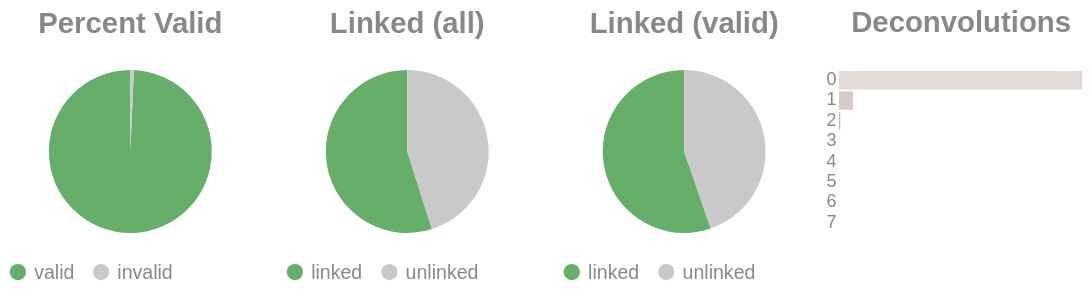

Notebook code for this chart:
### Code cell
if SKIPLR:
    pass
else:
    clash = Counter()
    for i in valids['molecule'].to_list():
        _mol = i.split("-")
        if len(_mol) == 1:
            clash.update('0')
        else:
            clash.update(_mol[-1])

    _d = {"deconvolutions": [], 'count': []}
    for k,v in clash.items():
        _d['deconvolutions'].append(k)
        _d['count'].append(v)

    tot_valid = valids['reads'].sum()
    mask = valids['reads'] >= 2
    n_linked_reads = valids.filter(mask)['reads'].sum()
    if n_linked_reads == 0:
        print_html("No linked molecules (>=2 reads) were detected; skipping linked-only distributions.")
        SKIPLR = True
    else:
        perc_valid = round(tot_valid / n_reads, 4)
        linked_perc_abs = round(n_linked_reads / n_reads, 4)
        linked_perc = round(n_linked_reads / tot_valid, 4)

    _valid = pl.DataFrame({"valids": ['valid', 'invalid'], "count": [tot_valid, n_reads - tot_valid]})
    _linked_abs = pl.DataFrame({"linked (absolute)": ['linked', 'unlinked'], "count": [n_linked_reads, n_reads - n_linked_reads]})
    _linked_rel = pl.DataFrame({"linked (valids)": ['linked', 'unlinked'], "count": [n_linked_reads, tot_valid - n_linked_reads]})

    (
        alt.hconcat(
            piechart(_valid, goodval = 'valid', title = "Percent Valid"),
            piechart(_linked_abs, goodval = "linked", title =  "Linked (all)"),
            piechart(_linked_rel, goodval = "linked", title =  "Linked (valid)"),
            convolutionbar(pl.DataFrame(_d), title = "Deconvolutions"),
            center = True,
            bounds = 'flush'
        )
        .resolve_scale(color='independent')
        .resolve_legend('independent')
        .properties(usermeta={'embedOptions': {"actions": False}})
    ).display()

### Figure 1 — Vega-Lite specification as saved in the notebook (floating-point values rounded to 4 significant figures)
{"width": "container", "height": 400, "config": {"title": {"anchor": "start", "dy": -15, "fontSize": 18, "color": "#888888", "subtitleColor": "#888888", "subtitleFontSize": 14}, "arc": {"fill": "#0072B2"}, "axis": {"domainColor": "#888888", "domainWidth": 0.5, "gridWidth": 0.2, "grid": false, "titleFontWeight": 400, "titleFontSize": 15, "labelFontSize": 11, "labelColor": "#888888", "tickColor": "#888888", "tickWidth": 0.2, "titleColor": "#888888"}, "axisBand": {"grid": false}, "axisX": {"grid": true, "tickSize": 10, "domainCap": "round"}, "axisY": {"domain": false, "grid": true, "tickSize": 0, "domainCap": "round"}, "background": "transparent", "header": {"labelFontSize": 15, "labelColor": "#888888", "titleFontSize": 15, "titleFontWeight": 600, "titleColor": "#888888"}, "legend": {"labelFont": "sans-serif", "labelFontSize": 12, "labelColor": "#888888", "symbolSize": 100, "symbolType": "circle", "titleFontSize": 12, "titlePadding": 10, "titleColor": "#888888", "title": null}, "range": {"category": ["#E69F00", "#56B4E9", "#009E73", "#F0E442", "#0072B2", "#D55E00", "#CC79A7", "#000000"], "diverging": ["#cfe8f3", "#a2d4ec", "#73bfe2", "#46abdb", "#1696d2", "#12719e"]}, "area": {"fill": "#0072B2", "fillOpacity": 0.7, "line": true, "strokeOpacity": 0.7}, "line": {"color": "#0072B2", "stroke": "#0072B2", "strokeWidth": 2}, "trail": {"color": "#0072B2", "stroke": "#0072B2", "strokeWidth": 0, "size": 1}, "point": {"filled": true, "fillOpacity": 1.0, "size": 95}, "text": {"color": "#888888", "fontSize": 11, "align": "right", "fontWeight": 400, "size": 11}, "bar": {"fill": "#0072B2", "stroke": null}, "view": {"stroke": null, "continuousWidth": 660, "continuousHeight": 400}}, "hconcat": [{"data": {"name": "data-dc1406fe7e5e777dbf0982796e394454"}, "mark": {"type": "arc"}, "encoding": {"color": {"field": "valids", "legend": {"orient": "bottom", "title": null}, "scale": {"domain": ["valid", "invalid"], "range": ["#68ae6b", "#C9C9C9"]}, "title": "Valids", "type": "nominal"}, "theta": {"field": "count", "type": "quantitative"}, "tooltip": [{"field": "valids", "title": "Valids", "type": "ordinal"}, {"field": "percent", "format": ".2%", "title": "Percent", "type": "quantitative"}, {"field": "count", "title": "Count", "type": "quantitative"}]}, "height": 100, "title": {"text": "Percent Valid", "align": "center", "anchor": "middle"}, "transform": [{"calculate": "datum.count / 15670781", "as": "percent"}], "width": 150}, {"data": {"name": "data-7ea52a40aeaeec4a10088e397131af20"}, "mark": {"type": "arc"}, "encoding": {"color": {"field": "linked (absolute)", "legend": {"orient": "bottom", "title": null}, "scale": {"domain": ["linked", "unlinked"], "range": ["#68ae6b", "#C9C9C9"]}, "title": "Linked (Absolute)", "type": "nominal"}, "theta": {"field": "count", "type": "quantitative"}, "tooltip": [{"field": "linked (absolute)", "title": "Linked (Absolute)", "type": "ordinal"}, {"field": "percent", "format": ".2%", "title": "Percent", "type": "quantitative"}, {"field": "count", "title": "Count", "type": "quantitative"}]}, "height": 100, "title": {"text": "Linked (all)", "align": "center", "anchor": "middle"}, "transform": [{"calculate": "datum.count / 15670781", "as": "percent"}], "width": 150}, {"data": {"name": "data-3232be10499859d9b6d575179b55ae1f"}, "mark": {"type": "arc"}, "encoding": {"color": {"field": "linked (valids)", "legend": {"orient": "bottom", "title": null}, "scale": {"domain": ["linked", "unlinked"], "range": ["#68ae6b", "#C9C9C9"]}, "title": "Linked (Valids)", "type": "nominal"}, "theta": {"field": "count", "type": "quantitative"}, "tooltip": [{"field": "linked (valids)", "title": "Linked (Valids)", "type": "ordinal"}, {"field": "percent", "format": ".2%", "title": "Percent", "type": "quantitative"}, {"field": "count", "title": "Count", "type": "quantitative"}]}, "height": 100, "title": {"text": "Linked (valid)", "align": "center", "anchor": "middle"}, "transform": [{"calculate": "datum.count / 15562449", "as": "percent"}], "width": 150}, {"data": {"name": "data-13316709deff147110d3250817b626d8"}, "mark": {"type": "bar"}, "encoding": {"color": {"field": "deconvolutions", "legend": null, "scale": {"scheme": "lightgreyred"}, "type": "nominal"}, "tooltip": [{"field": "deconvolutions", "title": "Deconvolutions", "type": "ordinal"}, {"field": "percent", "format": ".2%", "title": "Percent", "type": "quantitative"}, {"field": "count", "title": "Count", "type": "quantitative"}], "x": {"axis": null, "field": "count", "type": "quantitative"}, "y": {"field": "deconvolutions", "sort": "ascending", "title": null, "type": "nominal"}}, "height": 100, "title": {"text": "Deconvolutions", "align": "center", "anchor": "middle"}, "transform": [{"calculate": "datum.count / 9536216", "as": "percent"}], "width": 150}], "bounds": "flush", "center": true, "resolve": {"legend": {"angle": "independent"}, "scale": {"color": "independent"}}, "usermeta": {"embedOptions": {"actions": false}}, "$schema": "https://vega.github.io/schema/vega-lite/v6.1.0.json", "datasets": {"data-dc1406fe7e5e777dbf0982796e394454": [{"valids": "valid", "count": 15562449}, {"valids": "invalid", "count": 108332}], "data-7ea52a40aeaeec4a10088e397131af20": [{"linked (absolute)": "linked", "count": 8603043}, {"linked (absolute)": "unlinked", "count": 7067738}], "data-3232be10499859d9b6d575179b55ae1f": [{"linked (valids)": "linked", "count": 8603043}, {"linked (valids)": "unlinked", "count": 6959406}], "data-13316709deff147110d3250817b626d8": [{"deconvolutions": "0", "count": 8962973}, {"deconvolutions": "1", "count": 519618}, {"deconvolutions": "2", "count": 47451}, {"deconvolutions": "3", "count": 5339}, {"deconvolutions": "4", "count": 690}, {"deconvolutions": "5", "count": 122}, {"deconvolutions": "6", "count": 18}, {"deconvolutions": "7", "count": 5}]}}
